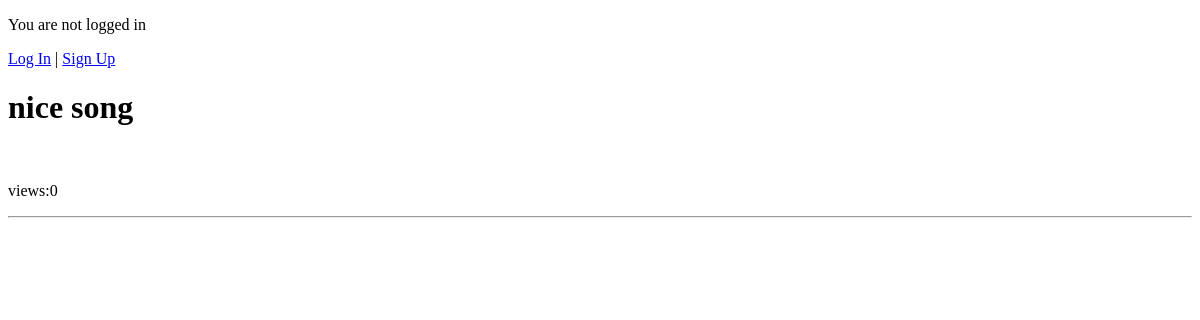
The app's page /, older data.
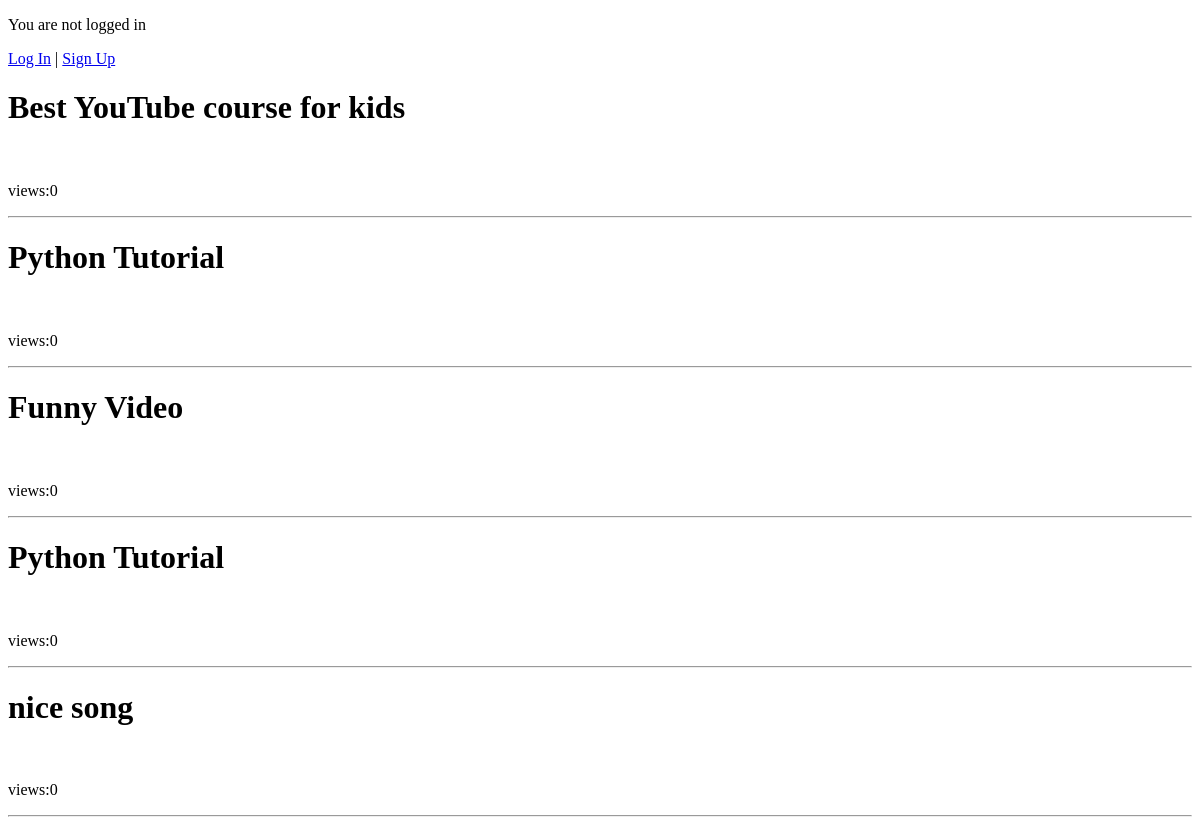
The same page, newer data.
### videoshare/models.py (models this page shows, shortened)
class Post(models.Model):
    id = models.UUIDField(primary_key=True, default=uuid.uuid4)
    user = models.CharField(max_length=100)
    postdescription = models.TextField()
    video_link = models.CharField(max_length=300)
    like_count = models.IntegerField(default=0)
    dislike_count = models.IntegerField(default=0)
    view_count = models.IntegerField(default=0)

### videoshare/views.py (the view)
# urls.py: path('', views.index, name='index'),
def index(request):
    post = Post.objects.all()
    return render(request, 'index.html', {'posts':post})

### templates/index.html (shortened to what this page needs)
{% extends 'base.html'%}
{% load embed_video_tags %}
{%block main%}
	<body>
		{% if user.is_authenticated %}
		  <a href="{% url 'account_logout' %}">Log Out</a> |
		  <a href="{% url 'post' %}">Dashboard</a> <br>
		  Hi {{ user.email }}!
		{% else %}
		  <p>You are not logged in</p>
		  <a href="{% url 'account_login' %}">Log In</a> |
		  <a href="{% url 'account_signup' %}">Sign Up</a>
		{% endif %}
		<div id=post >
		{%for post in posts reversed%}
			<h1>{{post.postdescription}}</h1>
			<br>
			<p>views:{{post.view_count}}</p>
		<hr>
		{%endfor%}
		</div>
	</body>
{%endblock%}

### templates/base.html (shortened to what this page needs)
<!DOCTYPE html>
<html lang="en">
	<head>
	<head>
	<body>
		{%block main%}
		{%endblock%}
	</body>
</html>

Row changes from the older to the newer data that the page shows:
added Post: postdescription "Best YouTube course for kids", view_count "0"
added Post: postdescription "Python Tutorial", view_count "0"
added Post: postdescription "Funny Video", view_count "0"
added Post: postdescription "Python Tutorial", view_count "0"
